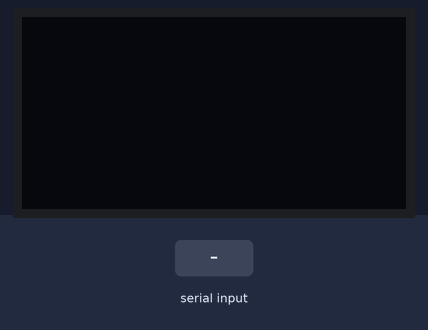
Simulated run of this program. Board: Raspberry Pi Pico running MicroPython. Shown: 128×64 one-colour display. The inputs (shaded band) are chosen by the test bench. Library files of the repository ran but are not shown: sh1106.py; what the program prints to the serial console is not drawn.

Above: at 1.2 s.
1.3 s: "1" typed at the serial console, then Enter
At 2.5 s:
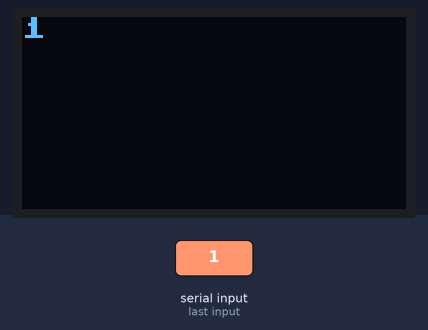
2.8 s: "0" typed at the serial console, then Enter
At 3.7 s:
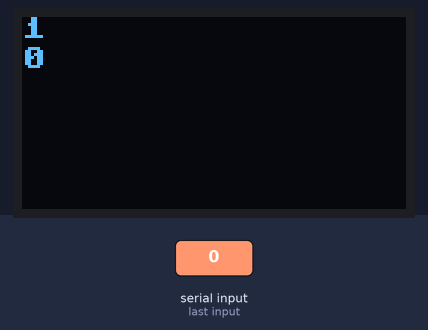
4.3 s: "def" typed at the serial console, then Enter
At 5.6 s:
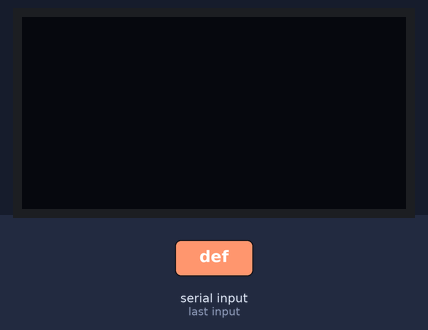
Timing chart, 0 to 7.3 s (numbered marks = the images above; inputs shaded):
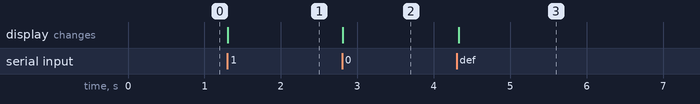

Measured:
- after the input at 1.3 s, the display: changes at once (image 1)
- after the input at 2.8 s, the display: changes at once (image 2)
- after the input at 4.3 s, the display: changes at once (image 3)

The program:

thonny2Oled.py
```python
import time
from machine import Pin, I2C
import sh1106  # Stelle sicher, dass diese Bibliothek vorhand

hoeheZeile = 10
zeile = 0

# I²C initialisieren
i2c = I2C(0, sda=Pin(4), scl=Pin(5))
oled = sh1106.SH1106_I2C(128, 64, i2c)

# Hiermit botschaften auf Oled schreiben
def display_message(message, zeile=0):
    oled.text(message, 0, (zeile * hoeheZeile))
    oled.show()

def display_loeschen() :
    oled.fill(0)
    oled.show()

while True:
    # Eingabe vom Benutzer erfassen
    eingabe = input("Gib etwas ein: ")

    if eingabe == "def" or zeile == 6:
        display_loeschen()
        zeile = 0;
        if eingabe == "def" : continue

    # Eingabe zurückgeben
    print("Du hast eingegeben:", eingabe)
    display_message(eingabe, zeile)
    zeile += 1
```
